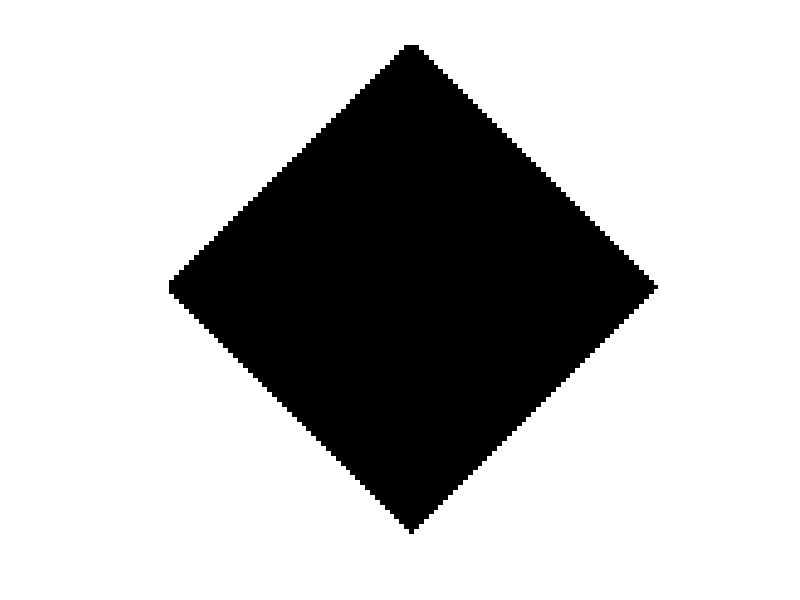
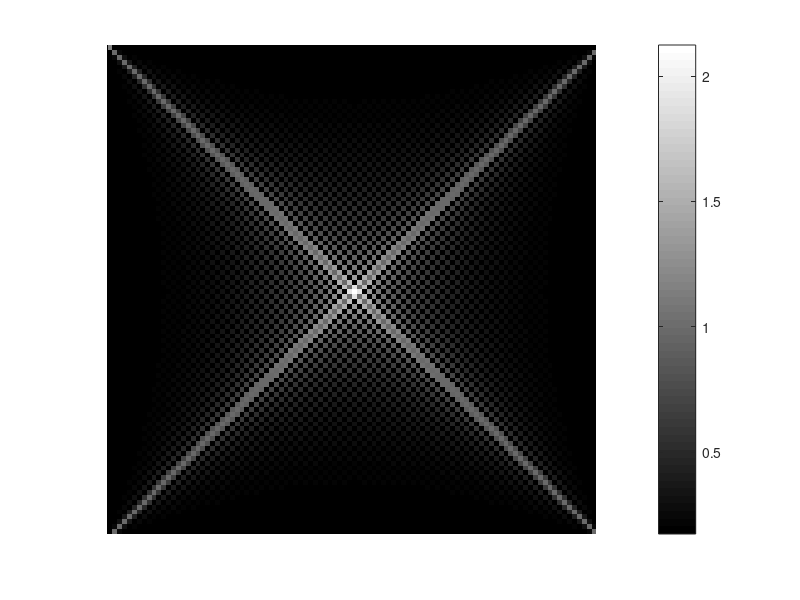

Source code (MATLAB) for these figures, in order:
% Inicializo una matriz de unos
I = ones(100,100);

% Itero sobre cada píxel de la matriz
for i = 1:100
    for j = 1:100
        % Defino las coordenadas del centro del rombo
        centro_x = 50;
        centro_y = 50;
        
        % Calculo la distancia entre el píxel actual y el centro del rombo
        distancia_x = abs(i - centro_x);
        distancia_y = abs(j - centro_y);
        
        % Calculo la suma de las distancias
        suma_distancias = distancia_x + distancia_y;
        
        % Establezco el valor del píxel en función de la suma de las distancias
        if suma_distancias <= 50  % El rombo tendrá un tamaño de 100x100
            I(i,j) = 0;
        end
    end
end

% Muestro el rombo
imshow(I,'InitialMagnification','fit')

% Calculo la transformada de Fourier bidimensional de la imagen
F = fft2(I);

% Reorganizo las frecuencias para centrar |F(0,0)|
F_centro = fftshift(F);

% Calculo el logaritmo de la magnitud de la transformada de Fourier
F1 = log(1 + abs(F_centro));

% Muestro la transformada de Fourier con el valor de |F(0,0)| en el centro de la imagen
figure;
imshow(F1 / 4, []);
colormap(jet);
colorbar;
